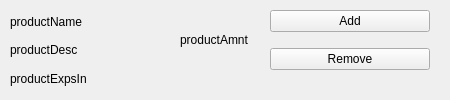
<?xml version="1.0" encoding="UTF-8"?>
<ui version="4.0">
 <class>productWidget</class>
 <widget class="QWidget" name="productWidget">
  <property name="geometry">
   <rect>
    <x>0</x>
    <y>0</y>
    <width>450</width>
    <height>100</height>
   </rect>
  </property>
  <property name="windowTitle">
   <string>Form</string>
  </property>
  <property name="styleSheet">
   <string notr="true"/>
  </property>
  <widget class="QWidget" name="gridLayoutWidget">
   <property name="geometry">
    <rect>
     <x>270</x>
     <y>0</y>
     <width>160</width>
     <height>80</height>
    </rect>
   </property>
   <layout class="QGridLayout" name="gridLayout">
    <item row="0" column="0">
     <widget class="QPushButton" name="addButton">
      <property name="text">
       <string>Add</string>
      </property>
     </widget>
    </item>
    <item row="1" column="0">
     <widget class="QPushButton" name="removeButton">
      <property name="text">
       <string>Remove</string>
      </property>
     </widget>
    </item>
   </layout>
  </widget>
  <widget class="QLabel" name="productAmountLabel">
   <property name="geometry">
    <rect>
     <x>180</x>
     <y>30</y>
     <width>158</width>
     <height>20</height>
    </rect>
   </property>
   <property name="text">
    <string>productAmnt</string>
   </property>
  </widget>
  <widget class="QWidget" name="verticalLayoutWidget">
   <property name="geometry">
    <rect>
     <x>10</x>
     <y>10</y>
     <width>160</width>
     <height>80</height>
    </rect>
   </property>
   <layout class="QVBoxLayout" name="verticalLayout">
    <item>
     <widget class="QLabel" name="productNameLabel">
      <property name="text">
       <string>productName</string>
      </property>
     </widget>
    </item>
    <item>
     <widget class="QLabel" name="productDescLabel">
      <property name="text">
       <string>productDesc</string>
      </property>
     </widget>
    </item>
    <item>
     <widget class="QLabel" name="productExpInLabel">
      <property name="text">
       <string>productExpsIn</string>
      </property>
     </widget>
    </item>
   </layout>
  </widget>
 </widget>
 <resources/>
 <connections/>
</ui>
